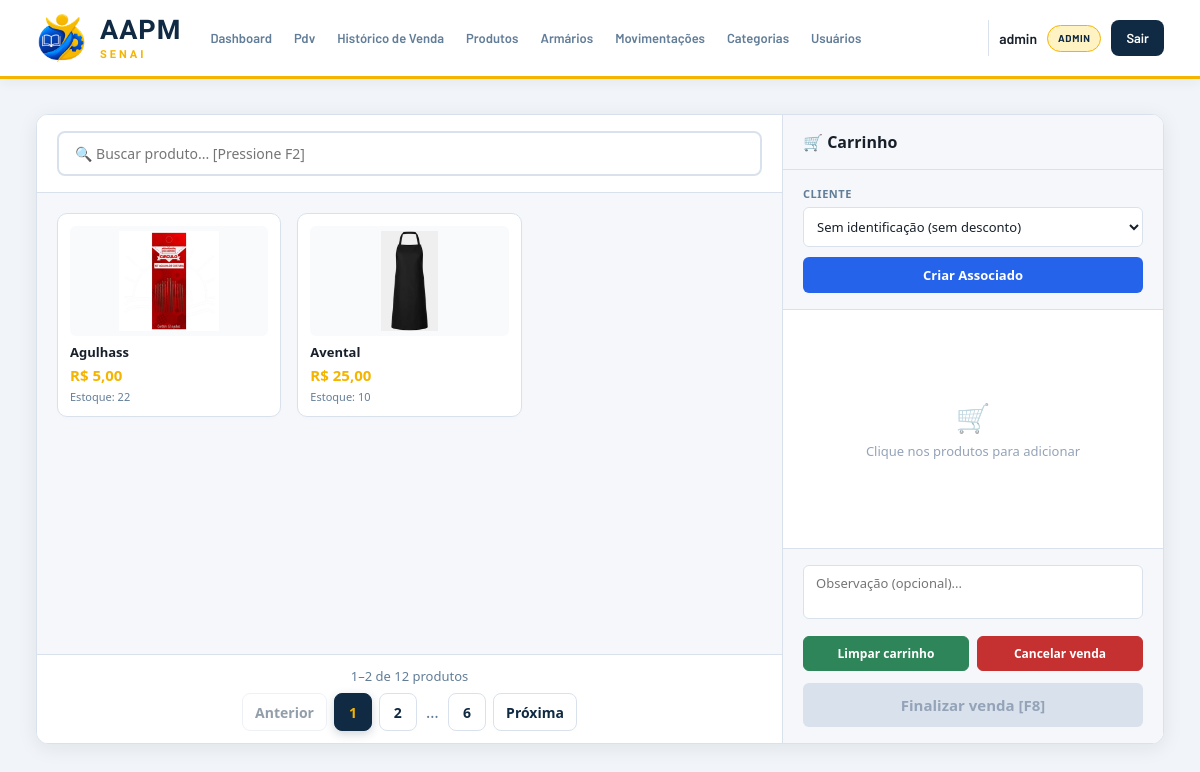
Page /pdv/ (signed in) on the earlier database version.
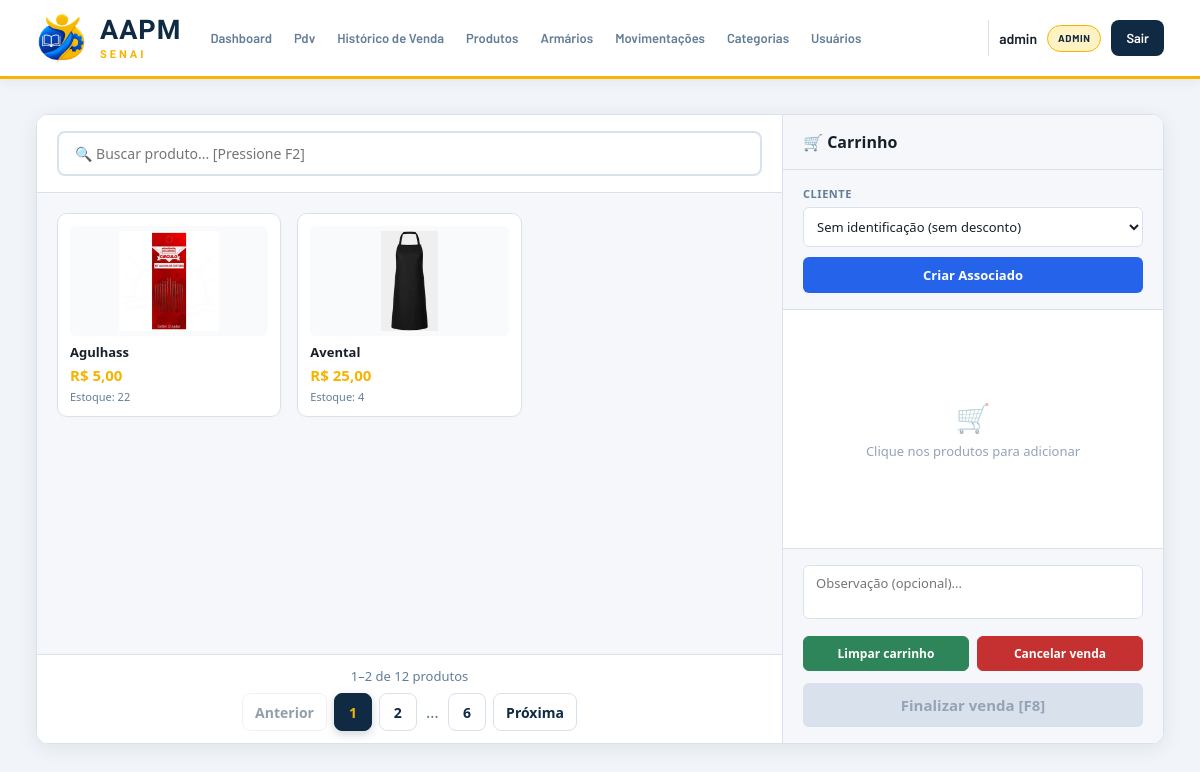
Same page on the later database version.
### app/models/produto.py (models this page shows, shortened)
class Produto(Base):
    __tablename__ = "produtos"
    id = Column(Integer, primary_key=True, autoincrement=True, index=True)
    nome = Column(String(150), nullable=False, index=True)
    preco = Column(Float, nullable=False, default=0.0)
    estoque_atual = Column(Integer, nullable=False, default=0)
    ativo = Column(Boolean, default=True)
    imagem_path = Column(String(255), nullable=True)
    categoria_id = Column(Integer, ForeignKey("categorias.id", ondelete="SET NULL"), nullable=True)
    categoria = relationship("Categoria", back_populates="produtos")
    tamanhos  = relationship("ProdutoTamanho", back_populates="produto", cascade="all, delete-orphan")

### app/controllers/pdv_controller.py (the view)
@router.get("/")
def tela_pdv(
    request: Request,
    db: Session = Depends(get_db),
    usuario=Depends(get_usuario_logado)
):
    produtos = (
        db.query(Produto)
        .filter(
            Produto.ativo == True,
            Produto.estoque_atual > 0
        )
        .order_by(Produto.nome)
        .all()
    )
    clientes = (
        db.query(Cliente)
        .filter(Cliente.ativo == True)
        .order_by(Cliente.nome)
        .all()
    )
    return templates.TemplateResponse(
        request,
        "pdv/index.html",
        {
            "request": request,
            "usuario": usuario,
            "produtos": produtos,
            "clientes": clientes,
            "desconto_associado": DESCONTO_ASSOCIADO,
        }
    )

### app/templates/pdv/index.html (shortened to what the changed rows need)
{% extends "base.html" %}
{% block extra_css %}
<link rel="stylesheet" href="/static/css/pdv.css?v=6">
{% endblock %}
{% block conteudo %}
<div class="pdv-layout" id="pdv-container" data-desconto="{{ desconto_associado }}">
    <section class="produtos-col">
        <div class="produtos-grid" id="grade-produtos">
            {% for p in produtos %}
            <div class="produto-card {% if p.estoque_atual|int <= 0 %}sem-estoque{% endif %}"
                 data-id="{{ p.id }}"
                 data-nome="{{ p.nome }}"
                 data-preco="{{ p.preco }}"
                 data-estoque="{{ p.estoque_atual }}"
                 data-tem-tamanho="{{ 'true' if p.tamanhos else 'false' }}"
                 data-nome-lower="{{ p.nome.lower() }}"
                 onclick="adicionarAoCarrinho(this)">
                <img src="{{ url_for('static', path=p.imagem_path if p.imagem_path else 'img/sem-foto.png') }}"
                     onerror="this.src='/static/img/sem-foto.png'; this.onerror=null;">
                <div class="produto-card-nome">{{ p.nome }}</div>
                <div class="produto-card-preco">
                    R$ {{ "%.2f"|format(p.preco)|replace('.', ',') }}
                </div>
                <div class="produto-card-estoque">
                    Estoque: {{ p.estoque_atual }}
                </div>
            </div>
            {% endfor %}
        </div>
    </section>
</div>
{% endblock %}

Differences in the rows shown:
changed Produto "Avental": estoque_atual "10" → "4"
